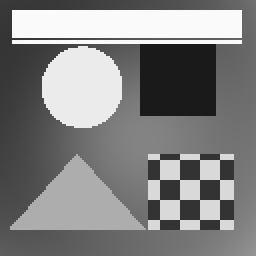
#> input picture projectopt/00_clean.png, 128 x 128 px (shown 2 times larger)
$ python main_part0.py
#> lines starting #> are read from the running program, lines starting #| are printed output that depends on the picture; long printed decimals are rounded
### projectopt/src/image.py
import math
import numpy as np
from PIL import Image as PILImage

from src.rng import Rng


def clean_image(size=128):
    img = np.zeros((size, size), dtype=float)

    for i in range(size):
        for j in range(size):
            u = j / (size - 1)          # від СТОВПЦЯ
            v = i / (size - 1)          # від РЯДКА

            val = 0.25 + 0.35 * (0.6 * u + 0.4 * v)
            val += 0.08 * math.cos(2 * math.pi * math.sqrt((u - 0.5) ** 2 + (v - 0.5) ** 2))

            if (u - 0.32) ** 2 + (v - 0.34) ** 2 <= 0.16 ** 2:
                val = 0.92
            if abs(u - 0.70) <= 0.15 and abs(v - 0.30) <= 0.15:
                val = 0.10
            if 0.60 < v < 0.90 and abs(u - 0.30) < 0.9 * (v - 0.60):
                val = 0.68
            if 0.58 < u < 0.92 and 0.60 < v < 0.90:
                cell = max(3, size // 12)
                val = 0.85 if ((j // cell) + (i // cell)) % 2 == 0 else 0.20

            img[i][j] = min(max(val, 0.0), 1.0)

    for idx in range(4):
        thickness = max(2, (4 - idx) * max(1, size // 64))
        row = int(0.04 * size) + idx * max(3, size // 22)
        if row + thickness < size:
            img[row:row + thickness, int(0.05 * size):int(0.95 * size)] = 0.98

    return img


def show_ascii(img, step=3):
    chars = " .:-=+*#%@"
    for i in range(0, img.shape[0], 2 * step):
        line = "".join(chars[min(9, int(img[i][j] * 10))]
                       for j in range(0, img.shape[1], step))
        print("  " + line)


def save_png(img, path):
    data = (np.clip(img, 0.0, 1.0) * 255.0).round().astype(np.uint8)
    PILImage.fromarray(data, mode="L").save(path)


def load_png(path, size=128):
    with PILImage.open(path) as handle:
        gray = handle.convert("L").resize((size, size), PILImage.BILINEAR)
    return np.asarray(gray, dtype=float) / 255.0


def add_noise(clean, sigma, seed):
    rng = Rng(seed)                          # ОДИН раз, до циклів
    h, w = clean.shape
    raw = np.zeros((h, w), dtype=float)
    for i in range(h):
        for j in range(w):
            raw[i][j] = clean[i][j] + sigma * rng.normal()
    noisy = np.clip(raw, 0.0, 1.0)
    return raw, noisy

### projectopt/src/rng.py
import math

MASK64 = (1 << 64) - 1
MULT   = 6364136223846793005
INCR   = 1442695040888963407


class Rng:
    def __init__(self, seed):
        self.state = seed & MASK64

    def next_u64(self):
        self.state = (self.state * MULT + INCR) & MASK64
        return self.state

    def uniform(self):
        return (self.next_u64() >> 11) * (1.0 / 9007199254740992.0)

    def normal(self):
        u1 = self.uniform()
        if u1 < 1e-300:
            u1 = 1e-300
        u2 = self.uniform()
        return math.sqrt(-2.0 * math.log(u1)) * math.cos(2.0 * math.pi * u2)

### projectopt/src/metrics.py
import math
import numpy as np


def mse(a, b):
    return float(np.mean((a - b) ** 2))


def psnr(a, b):
    value = mse(a, b)
    if value <= 0.0:
        return float("inf")
    return 10.0 * math.log10(1.0 / value)

### projectopt/src/oracle.py
class Oracle:
    def __init__(self, func):
        self.func = func
        self.n_f = 0
        self.history = []

    def value(self, x):
        self.n_f += 1
        v = float(self.func(x))
        self.history.append((x, v))
        return v

    def peek(self, x):
        return float(self.func(x))

    def reset(self):
        self.n_f = 0
        self.history.clear()

### projectopt/main_part0.py
import numpy as np

from src.variant import SEED, NOISE_SIGMA, SIZE
from src.rng import Rng
from src.image import clean_image, add_noise, save_png, load_png, show_ascii
from src.metrics import mse, psnr
from src.oracle import Oracle


def print_patch(img, fmt="{:.4f}"):
    for i in range(60, 65):
        print("  ".join(fmt.format(img[i][j]) for j in range(60, 65)))


def main():
    print("seed =", SEED)

    r = Rng(437327)
    print("RNG (437327):", [round(r.normal(), 6) for _ in range(6)])
    r = Rng(SEED)
    print(f"RNG ({SEED}):", [round(r.normal(), 6) for _ in range(6)])

    clean = clean_image(SIZE)
    print("\nчисте 5x5:"); print_patch(clean)
    show_ascii(clean)

    ref = load_png("00_clean.png", SIZE)
#> in load_png, handle is the input picture: PIL image 128x128 L; min 26, max 250, mean 129.6
    print("\nmax|clean - 00_clean.png| =", np.abs(clean - ref).max())
#| max|clean - 00_clean.png| = 0.001961

    save_png(clean, "outputs/00_clean.png")

    raw, noisy = add_noise(clean, NOISE_SIGMA, SEED)
    save_png(noisy, "outputs/00_noisy.png")
#> call 2 of save_png, with path = 'outputs/00_noisy.png'
#> in save_png (call 2), `PILImage.fromarray(data, mode="L").save(path)`:
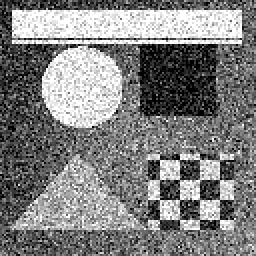
#> saved as 00_noisy.png: PIL image 128x128 L (shown 2 times larger); min 0, max 255, mean 128.1
    print("\nзіпсоване 5x5:"); print_patch(noisy)
    print("\nшум 5x5:");       print_patch(noisy - clean, "{:+.4f}")
    out = int(np.sum((raw < 0) | (raw > 1)))
    print(f"\nпікселів поза [0,1]: {out} із {raw.size} ({100*out/raw.size:.2f} %)")
    print(f"raw: min = {raw.min():.4f}  max = {raw.max():.4f}")

    print(f"\nMSE(clean, clean)  = {mse(clean, clean)}")
    print(f"MSE(чорне, біле)   = {mse(np.zeros((SIZE, SIZE)), np.ones((SIZE, SIZE)))}")
    print(f"MSE(noisy, clean)  = {mse(noisy, clean):.8f}")
    print(f"PSNR(noisy, clean) = {psnr(noisy, clean):.4f} дБ")

    o = Oracle(lambda x: (x - 2) ** 2)
    print("\nOracle:", o.value(0.0), o.value(3.0), o.peek(5.0), o.n_f)


if __name__ == "__main__":
    main()
